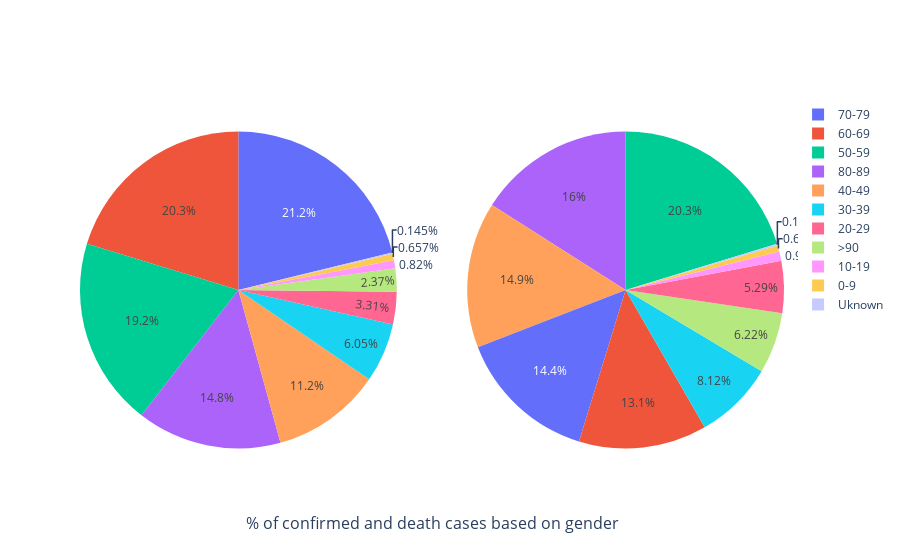

Notebook code for this chart:
### Markdown cell above
Based on gender males tend to dominate in the number of confirmed cases. .However beyond 90 years women has higher confirmed cases

### Code cell
#Piecharts comparing Confirmed and Death cases

fig = make_subplots(rows=1, cols=2, specs=[[{"type": "pie"}, {"type": "pie"}]],
                   x_title='% of confirmed and death cases based on gender')


fig.add_trace(go.Pie(
     values=cases['male_cases'],
     labels=cases['age_classes'],
     domain=dict(x=[0,0.5]),
     name='Male: Confirmed cases'), 
     row=1, col=1)

fig.add_trace(go.Pie(
     values=cases['female_cases'],
     labels=cases['age_classes'],
     domain=dict(x=[0.5,1.0]),
     name='Female: Confirmed cases'), 
    row=1, col=2)

fig.show()

### Figure 1 — Plotly figure (JSON) as saved in the notebook; plotly's stock layout.template omitted (floating-point values rounded to 4 significant figures)
{"data": [{"domain": {"x": [0, 0.45], "y": [0, 1]}, "labels": ["0-9", "10-19", "20-29", "30-39", "40-49", "50-59", "60-69", "70-79", "80-89", ">90", "Uknown"], "name": "Male: Confirmed cases", "type": "pie", "values": [381, 475, 1919, 3505, 6480, 11149, 11761, 12281, 8553, 1374, 84]}, {"domain": {"x": [0.55, 1], "y": [0, 1]}, "labels": ["0-9", "10-19", "20-29", "30-39", "40-49", "50-59", "60-69", "70-79", "80-89", ">90", "Uknown"], "name": "Female: Confirmed cases", "type": "pie", "values": [307, 454, 2531, 3885, 7130, 9706, 6254, 6868, 7644, 2973, 81]}], "layout": {"annotations": [{"font": {"size": 16}, "showarrow": false, "text": "% of confirmed and death cases based on gender", "x": 0.5, "xanchor": "center", "xref": "paper", "y": 0, "yanchor": "top", "yref": "paper", "yshift": -30}]}}
